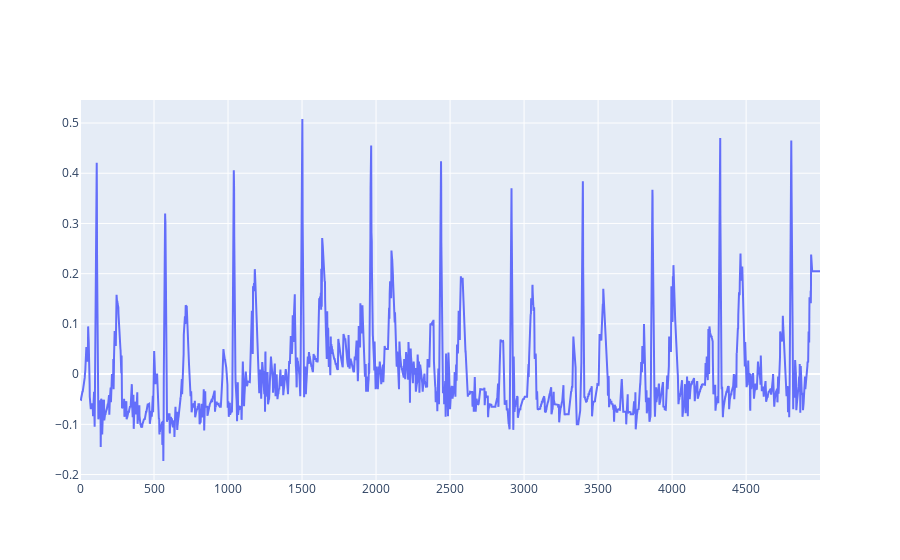
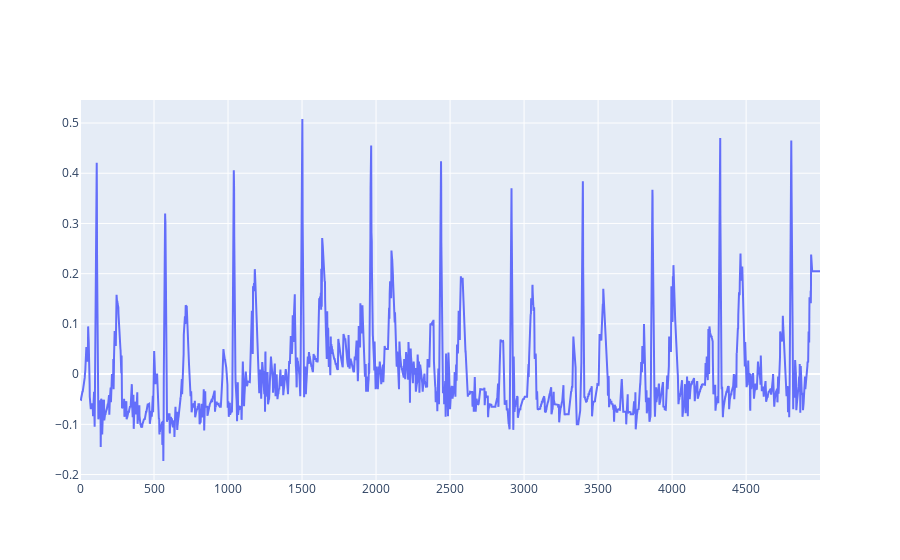
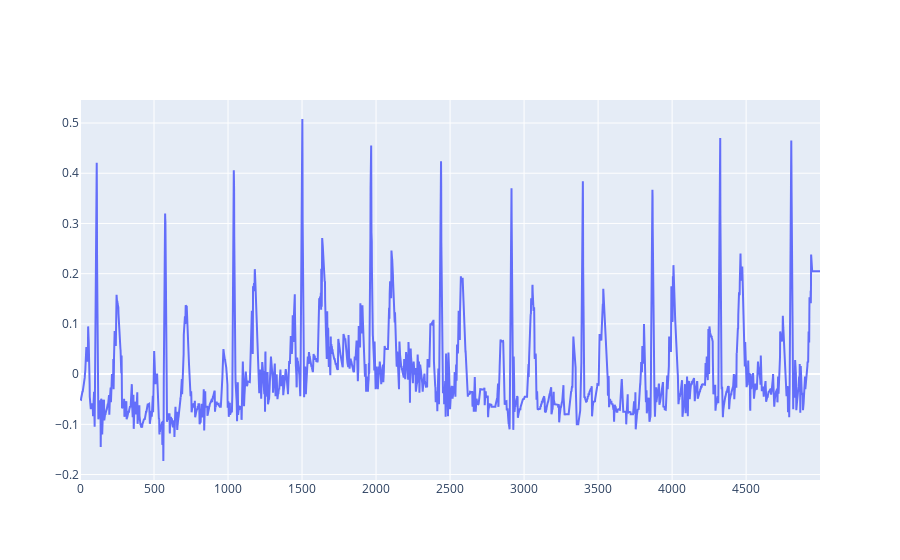

Notebook cell for these charts, in order:
### Code cell
manual_annot = np.zeros((9,len(unannotated_iter)))
for n_annot, unannotated in enumerate(unannotated_iter):
    temp_r = 0
    r_counter = 0
    ecgdata, fs, leads, sig_len = _read_directory_data(unannotated,directory)
    signal_length = np.arange(sig_len)
    try:
        _, rpeaks = nk.ecg_peaks(ecg_data[1], sampling_rate=fs)
    except:
        print("Could not find R-peaks")
        fig = go.Figure()
        fig.add_trace(go.Scatter(x=signal_length, y=ecgdata[1],
                mode='lines',
                name='lines'))
        fig.show()
        print("Please help annotate")
        rpeaks = []
        while temp_r != "ok":
            r_counter = r_counter + 1 
            print("Annotate peak. If previous peak was the last peak type ok")
            temp_r = input("Annotate {} R-peak: ".format(r_counter))
            rpeaks.append(temp_r)
        rpeaks = np.asarray(rpeaks)
        rpeaks=rpeaks[0:-1].astype(float)
    
    try:
        _, waves_dwt = nk.ecg_delineate(ecg_data[1], rpeaks, sampling_rate=fs, method="dwt") 
    except:
        print("Could not find do discrete wavelet transformation")
        fig = go.Figure()
        fig.add_trace(go.Scatter(x=signal_length, y=ecgdata[1],
            mode='lines',
            name='lines'))
        fig.show()
        print("Please help annotate")
        p_offsets = []
        p_onsets = []
        p_peaks = []
        t_peaks = []
        t_offsets = []
        t_onsets = []
        for i in range(6):
            temp_dwt = 0
            dwt_counter = 0
            while temp_dwt != "ok":
                dwt_counter = dwt_counter + 1 
                if i == 0:
                    print("Annotate P-offsets. If previous peak was the last P-offset type ok")
                    temp_dwt = input("Annotate {} P-offsets: ".format(dwt_counter))
                    p_offsets.append(temp_dwt)
                elif i == 1:
                    print("Annotate P-onsets. If previous peak was the last P-onsets type ok")
                    temp_dwt = input("Annotate {} P-onsets: ".format(dwt_counter))
                    p_onsets.append(temp_dwt)
                elif i == 2:
                    print("Annotate P-peaks. If previous peak was the last P-peaks type ok")
                    temp_dwt = input("Annotate {} P-peaks: ".format(dwt_counter))
                    p_peaks.append(temp_dwt)
                elif i == 3:
                    print("Annotate T-peaks. If previous peak was the last T-peaks type ok")
                    temp_dwt = input("Annotate {} T-peaks: ".format(dwt_counter))
                    t_peaks.append(temp_dwt)
                elif i == 4:
                    print("Annotate T-offsets. If previous peak was the last T-offsets type ok")
                    temp_dwt = input("Annotate {} T-offsets: ".format(dwt_counter))
                    t_offsets.append(temp_dwt)
                elif i == 5:
                    print("Annotate T-onsets. If previous peak was the last T-onsets type ok")
                    temp_dwt = input("Annotate {} T-onsets: ".format(dwt_counter))
                    t_onsets.append(temp_dwt)
                else:
                    print("This is an unknown state")
        p_offsets = np.asarray(p_offsets)
        p_onsets = np.asarray(p_onsets)
        p_peaks = np.asarray(p_peaks)
        t_peaks = np.asarray(t_peaks)
        t_offsets = np.asarray(t_offsets)
        t_onsets = np.asarray(t_onsets)
        
    try:
        _, waves_peak = nk.ecg_delineate(ecg_data[1], rpeaks, sampling_rate=sampling_rate)
    except:
        print("Could not find S and Q waves")
        fig = go.Figure()
        fig.add_trace(go.Scatter(x=signal_length, y=ecgdata[1],
            mode='lines',
            name='lines'))
        fig.show()
        print("Please help annotate")
        Q_peaks = []
        S_peaks = []
        for i in range(2):
            temp_peak = 0
            peak_counter = 0
            while temp_peak != "ok":
                peak_counter = peak_counter + 1 
                if i == 0:
                    print("Annotate Q-peaks. If previous peak was the last P-offset type ok")
                    temp_peak = input("Annotate {} Q-peaks: ".format(peak_counter))
                    Q_peaks.append(temp_peak)
                elif i == 1:
                    print("Annotate P-onsets. If previous peak was the last P-onsets type ok")
                    temp_peak = input("Annotate {} P-onsets: ".format(peak_counter))
                    S_peaks.append(temp_peak)
                else:
                    print("This is an unknown state")
        Q_peaks = np.asarray(Q_peaks)
        S_peaks = np.asarray(S_peaks)
    manual_annot[:,n_annot] = rpeaks, p_offsets, p_onsets, p_peaks, t_peaks, t_offsets, t_onsets, Q_peaks, S_peaks

### Figure 1 — Plotly figure (JSON) as saved in the notebook; plotly's stock layout.template omitted (floating-point values rounded to 4 significant figures; data arrays with more than 128 entries replaced by an {"elided": "..."} marker saying what was removed)
{"data": [{"mode": "lines", "name": "lines", "type": "scatter", "x": {"elided": "5000 int values"}, "y": {"elided": "5000 float values"}}], "layout": {}}

### Figure 2 — Plotly figure (JSON) as saved in the notebook; plotly's stock layout.template omitted (floating-point values rounded to 4 significant figures; data arrays with more than 128 entries replaced by an {"elided": "..."} marker saying what was removed)
{"data": [{"mode": "lines", "name": "lines", "type": "scatter", "x": {"elided": "5000 int values"}, "y": {"elided": "5000 float values"}}], "layout": {}}

### Figure 3 — Plotly figure (JSON) as saved in the notebook; plotly's stock layout.template omitted (floating-point values rounded to 4 significant figures; data arrays with more than 128 entries replaced by an {"elided": "..."} marker saying what was removed)
{"data": [{"mode": "lines", "name": "lines", "type": "scatter", "x": {"elided": "5000 int values"}, "y": {"elided": "5000 float values"}}], "layout": {}}
